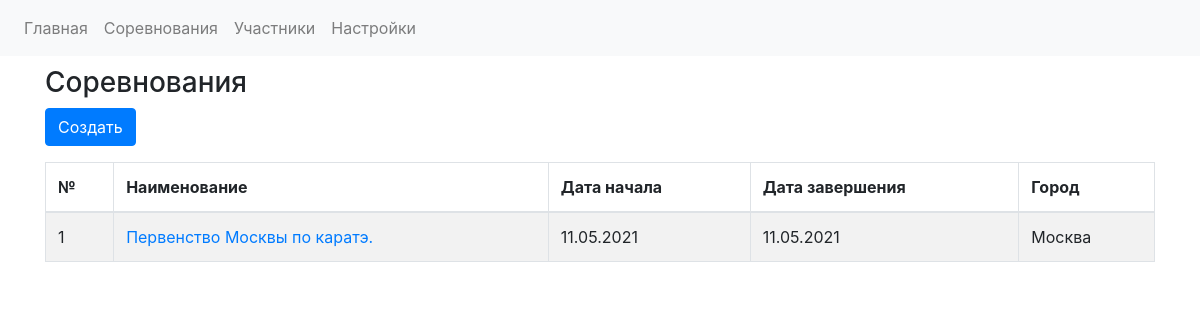
Page /competitions on the committed database.
### app.py (models this page shows)
class CompetitionsDB(db.Model):
    competition_id = db.Column(db.Integer, primary_key=True)
    competition_name = db.Column(db.String)
    competition_date_start = db.Column(db.Date, default=datetime.utcnow)
    competition_date_finish = db.Column(db.Date, default=datetime.utcnow)
    competition_city = db.Column(db.String)
    competition_fights = db.relationship('FightsDB', backref='competition', lazy='dynamic')
    registrations = db.relationship('RegistrationDB', backref='competition')

### app.py (the view)
@app.route('/competitions')
def competitions():
    competitions_data = CompetitionsDB.query.all()
    return render_template('competitions.html', competitions_data = competitions_data)

### templates/competitions.html (shortened to what this page needs)
{% extends "base.html" %}
{% block head %}
<link rel="stylesheet" type="text/css" href="https://cdnjs.cloudflare.com/ajax/libs/twitter-bootstrap/4.5.2/css/bootstrap.css">
<link rel="stylesheet" type="text/css" href="https://cdn.datatables.net/1.10.24/css/dataTables.bootstrap4.min.css">
{% endblock %}
{% block content %}
<div class="container" style="margin-top: 10px">
<h3>Соревнования</h3>
<button type="button" class="btn btn-primary" id="create_competition_button">Создать</button>
<table id="competitions_table" class="table table-striped table-bordered" style="width:100%">
        <thead>
            <tr>
                <th>№</th>
                <th>Наименование</th>
                <th>Дата начала</th>
                <th>Дата завершения</th>
                <th>Город</th>
            </tr>
        </thead>
        <tbody>
        {% for competition_row in competitions_data %}
            <tr>
                <td>{{ competition_row.competition_id }}</td>
                <td>
                    <a href="{{url_for('competition_view', competition_id = competition_row.competition_id)}}">
                          {{ competition_row.competition_name }}
                    </a>
                </td>
                <td>{{ competition_row.competition_date_start.strftime('%d.%m.%Y') }}</td>
                <td>{{ competition_row.competition_date_finish.strftime('%d.%m.%Y')}}</td>
                <td>{{ competition_row.competition_city}}</td>
            </tr>
        {% endfor %}
    </table>
</div>
{% endblock %}

### rows in the picture
CompetitionsDB: competition_id "1", competition_name "Первенство Москвы по каратэ.", competition_date_start "11.05.2021", competition_date_finish "11.05.2021", competition_city "Москва"
